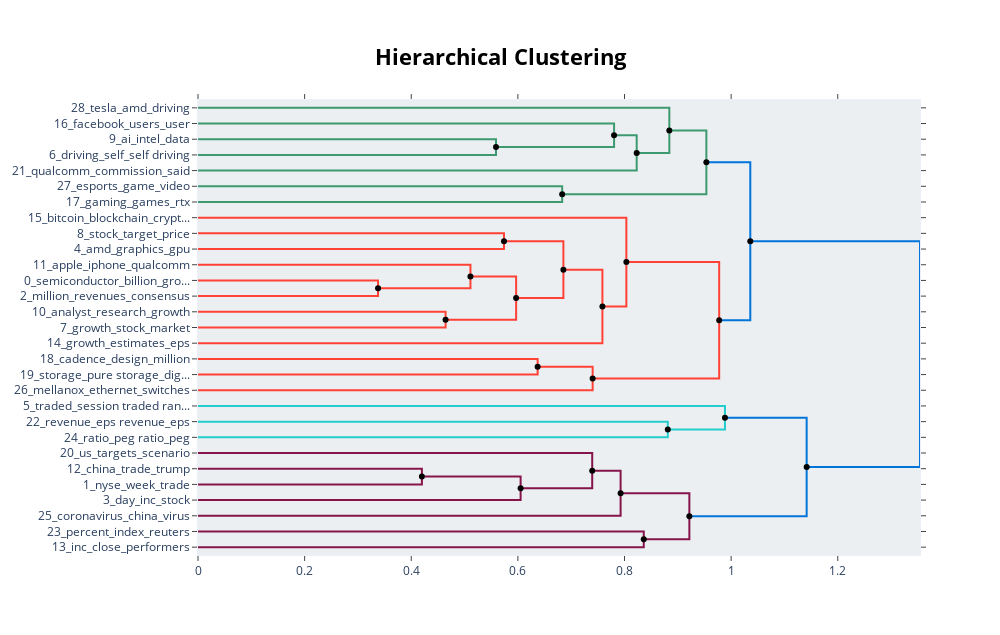

The notebook cell saved with this chart:
### Markdown cell above
We can see that the amount of topics has reduced from 45 to 29.

### Code cell
hierarchical_topics = default_topic_model.hierarchical_topics(df_news['content'])
default_topic_model.visualize_hierarchy(hierarchical_topics=hierarchical_topics)

### Figure 1 — Plotly figure (JSON) as saved in the notebook; plotly's stock layout.template omitted (floating-point values rounded to 4 significant figures)
{"data": [{"hoverinfo": "text", "marker": {"color": "rgb(61,153,112)"}, "mode": "lines", "text": ["ai_intel_data_technology_learning", "", "", "driving_self_self driving_autonomous_vehicles"], "type": "scatter", "x": [0, 0.559, 0.559, 0], "xaxis": "x", "y": [-25, -25, -35, -35], "yaxis": "y"}, {"hoverinfo": "text", "marker": {"color": "rgb(61,153,112)"}, "mode": "lines", "text": ["facebook_users_user_platform_ad", "", "", "driving_self_self driving_autonomous_ai"], "type": "scatter", "x": [0, 0.7804, 0.7804, 0.559], "xaxis": "x", "y": [-15, -15, -30, -30], "yaxis": "y"}, {"hoverinfo": "text", "marker": {"color": "rgb(61,153,112)"}, "mode": "lines", "text": ["driving_self_self driving_ai_autonomous", "", "", "qualcomm_commission_said_eu_antitrust"], "type": "scatter", "x": [0.7804, 0.8229, 0.8229, 0], "xaxis": "x", "y": [-22.5, -22.5, -45, -45], "yaxis": "y"}, {"hoverinfo": "text", "marker": {"color": "rgb(61,153,112)"}, "mode": "lines", "text": ["tesla_amd_driving_cnbc_chip", "", "", "driving_self_self driving_ai_autonomous"], "type": "scatter", "x": [0, 0.8841, 0.8841, 0.8229], "xaxis": "x", "y": [-5, -5, -33.75, -33.75], "yaxis": "y"}, {"hoverinfo": "text", "marker": {"color": "rgb(61,153,112)"}, "mode": "lines", "text": ["esports_game_video_gaming_video game", "", "", "gaming_games_rtx_game_ray"], "type": "scatter", "x": [0, 0.6831, 0.6831, 0], "xaxis": "x", "y": [-55, -55, -65, -65], "yaxis": "y"}, {"hoverinfo": "text", "marker": {"color": "rgb(61,153,112)"}, "mode": "lines", "text": ["driving_self_self driving_ai_autonomous", "", "", "gaming_games_game_video_rtx"], "type": "scatter", "x": [0.8841, 0.9536, 0.9536, 0.6831], "xaxis": "x", "y": [-19.38, -19.38, -60, -60], "yaxis": "y"}, {"hoverinfo": "text", "marker": {"color": "rgb(255,65,54)"}, "mode": "lines", "text": ["stock_target_price_price target_shares", "", "", "amd_graphics_gpu_radeon_market"], "type": "scatter", "x": [0, 0.5739, 0.5739, 0], "xaxis": "x", "y": [-85, -85, -95, -95], "yaxis": "y"}, {"hoverinfo": "text", "marker": {"color": "rgb(255,65,54)"}, "mode": "lines", "text": ["semiconductor_billion_growth_micron_industry", "", "", "million_revenues_consensus_growth_rank"], "type": "scatter", "x": [0, 0.3377, 0.3377, 0], "xaxis": "x", "y": [-115, -115, -125, -125], "yaxis": "y"}, {"hoverinfo": "text", "marker": {"color": "rgb(255,65,54)"}, "mode": "lines", "text": ["apple_iphone_qualcomm_billion_market", "", "", "million_revenues_billion_growth_rank"], "type": "scatter", "x": [0, 0.511, 0.511, 0.3377], "xaxis": "x", "y": [-105, -105, -120, -120], "yaxis": "y"}, {"hoverinfo": "text", "marker": {"color": "rgb(255,65,54)"}, "mode": "lines", "text": ["analyst_research_growth_investment_reports", "", "", "growth_stock_market_tech_investors"], "type": "scatter", "x": [0, 0.4644, 0.4644, 0], "xaxis": "x", "y": [-135, -135, -145, -145], "yaxis": "y"}, {"hoverinfo": "text", "marker": {"color": "rgb(255,65,54)"}, "mode": "lines", "text": ["million_revenues_billion_growth_rank", "", "", "growth_analyst_investment_market_research"], "type": "scatter", "x": [0.511, 0.5967, 0.5967, 0.4644], "xaxis": "x", "y": [-112.5, -112.5, -140, -140], "yaxis": "y"}, {"hoverinfo": "text", "marker": {"color": "rgb(255,65,54)"}, "mode": "lines", "text": ["amd_graphics_gpu_market_stock", "", "", "growth_billion_million_revenues_rank"], "type": "scatter", "x": [0.5739, 0.6854, 0.6854, 0.5967], "xaxis": "x", "y": [-90, -90, -126.2, -126.2], "yaxis": "y"}, {"hoverinfo": "text", "marker": {"color": "rgb(255,65,54)"}, "mode": "lines", "text": ["growth_billion_million_stock_market", "", "", "growth_estimates_eps_investment_research"], "type": "scatter", "x": [0.6854, 0.7585, 0.7585, 0], "xaxis": "x", "y": [-108.1, -108.1, -155, -155], "yaxis": "y"}, {"hoverinfo": "text", "marker": {"color": "rgb(255,65,54)"}, "mode": "lines", "text": ["bitcoin_blockchain_cryptocurrency_etf_digital", "", "", "growth_stock_billion_market_million"], "type": "scatter", "x": [0, 0.8035, 0.8035, 0.7585], "xaxis": "x", "y": [-75, -75, -131.6, -131.6], "yaxis": "y"}, {"hoverinfo": "text", "marker": {"color": "rgb(255,65,54)"}, "mode": "lines", "text": ["cadence_design_million_solutions_revenues", "", "", "storage_pure storage_digital_western_pure"], "type": "scatter", "x": [0, 0.6371, 0.6371, 0], "xaxis": "x", "y": [-165, -165, -175, -175], "yaxis": "y"}, {"hoverinfo": "text", "marker": {"color": "rgb(255,65,54)"}, "mode": "lines", "text": ["storage_million_cadence_digital_revenues", "", "", "mellanox_ethernet_switches_infiniband_storage"], "type": "scatter", "x": [0.6371, 0.7402, 0.7402, 0], "xaxis": "x", "y": [-170, -170, -185, -185], "yaxis": "y"}, {"hoverinfo": "text", "marker": {"color": "rgb(255,65,54)"}, "mode": "lines", "text": ["growth_stock_market_billion_million", "", "", "storage_million_cadence_digital_solutions"], "type": "scatter", "x": [0.8035, 0.9776, 0.9776, 0.7402], "xaxis": "x", "y": [-103.3, -103.3, -177.5, -177.5], "yaxis": "y"}, {"hoverinfo": "text", "marker": {"color": "rgb(0,116,217)"}, "mode": "lines", "text": ["driving_self_self driving_ai_autonomous", "", "", "growth_million_market_billion_stock"], "type": "scatter", "x": [0.9536, 1.036, 1.036, 0.9776], "xaxis": "x", "y": [-39.69, -39.69, -140.4, -140.4], "yaxis": "y"}, {"hoverinfo": "text", "marker": {"color": "rgb(35,205,205)"}, "mode": "lines", "text": ["revenue_eps revenue_eps_investing com_reported", "", "", "ratio_peg ratio_peg_rank_value"], "type": "scatter", "x": [0, 0.8812, 0.8812, 0], "xaxis": "x", "y": [-205, -205, -215, -215], "yaxis": "y"}, {"hoverinfo": "text", "marker": {"color": "rgb(35,205,205)"}, "mode": "lines", "text": ["traded_session traded range_highest lowest past_since start session_session traded", "", "", "revenue_ratio_eps revenue_eps_estimate"], "type": "scatter", "x": [0, 0.9884, 0.9884, 0.8812], "xaxis": "x", "y": [-195, -195, -210, -210], "yaxis": "y"}, {"hoverinfo": "text", "marker": {"color": "rgb(133,20,75)"}, "mode": "lines", "text": ["china_trade_trump_chinese_tariffs", "", "", "nyse_week_trade_fed_market"], "type": "scatter", "x": [0, 0.42, 0.42, 0], "xaxis": "x", "y": [-235, -235, -245, -245], "yaxis": "y"}, {"hoverinfo": "text", "marker": {"color": "rgb(133,20,75)"}, "mode": "lines", "text": ["trade_china_nyse_week_market", "", "", "day_inc_stock_nyse_resistance"], "type": "scatter", "x": [0.42, 0.6051, 0.6051, 0], "xaxis": "x", "y": [-240, -240, -255, -255], "yaxis": "y"}, {"hoverinfo": "text", "marker": {"color": "rgb(133,20,75)"}, "mode": "lines", "text": ["us_targets_scenario_oil_dollar", "", "", "nyse_trade_week_china_day"], "type": "scatter", "x": [0, 0.7394, 0.7394, 0.6051], "xaxis": "x", "y": [-225, -225, -247.5, -247.5], "yaxis": "y"}, {"hoverinfo": "text", "marker": {"color": "rgb(133,20,75)"}, "mode": "lines", "text": ["nyse_trade_week_china_day", "", "", "coronavirus_china_virus_cases_health"], "type": "scatter", "x": [0.7394, 0.7927, 0.7927, 0], "xaxis": "x", "y": [-236.2, -236.2, -265, -265], "yaxis": "y"}, {"hoverinfo": "text", "marker": {"color": "rgb(133,20,75)"}, "mode": "lines", "text": ["percent_index_reuters_rose percent_said", "", "", "inc_close_performers_nyse_rose"], "type": "scatter", "x": [0, 0.8361, 0.8361, 0], "xaxis": "x", "y": [-275, -275, -285, -285], "yaxis": "y"}, {"hoverinfo": "text", "marker": {"color": "rgb(133,20,75)"}, "mode": "lines", "text": ["nyse_week_trade_china_day", "", "", "inc_close_performers_rose_nyse"], "type": "scatter", "x": [0.7927, 0.9216, 0.9216, 0.8361], "xaxis": "x", "y": [-250.6, -250.6, -280, -280], "yaxis": "y"}, {"hoverinfo": "text", "marker": {"color": "rgb(0,116,217)"}, "mode": "lines", "text": ["traded_session traded_day stock traded_traded highest lowest_start session", "", "", "nyse_trade_inc_week_china"], "type": "scatter", "x": [0.9884, 1.142, 1.142, 0.9216], "xaxis": "x", "y": [-202.5, -202.5, -265.3, -265.3], "yaxis": "y"}, {"hoverinfo": "text", "marker": {"color": "rgb(0,116,217)"}, "mode": "lines", "text": ["growth_market_billion_million_also", "", "", "nyse_trade_inc_week_day"], "type": "scatter", "x": [1.036, 1.354, 1.354, 1.142], "xaxis": "x", "y": [-90.04, -90.04, -233.9, -233.9], "yaxis": "y"}, {"hoverinfo": "text", "hovertext": ["driving_self_self driving_ai_autonomous", "driving_self_self driving_ai_autonomous", "million_revenues_billion_growth_rank", "amd_graphics_gpu_market_stock", "growth_billion_million_stock_market", "storage_million_cadence_digital_revenues", "growth_stock_market_billion_million", "driving_self_self driving_ai_autonomous", "trade_china_nyse_week_market", "nyse_trade_week_china_day", "nyse_week_trade_china_day", "traded_session traded_day stock traded_traded highest lowest_start session", "growth_market_billion_million_also"], "marker": {"color": "black"}, "mode": "markers", "showlegend": false, "type": "scatter", "x": [0.7804, 0.8841, 0.511, 0.5739, 0.6854, 0.6371, 0.8035, 0.9536, 0.42, 0.7394, 0.7927, 0.9884, 1.036], "y": [-22.5, -19.38, -112.5, -90, -108.1, -170, -103.3, -39.69, -240, -236.2, -250.6, -202.5, -90.04]}, {"hoverinfo": "text", "hovertext": ["driving_self_self driving_autonomous_ai", "driving_self_self driving_ai_autonomous", "gaming_games_game_video_rtx", "million_revenues_billion_growth_rank", "growth_analyst_investment_market_research", "growth_billion_million_revenues_rank", "growth_stock_billion_market_million", "storage_million_cadence_digital_solutions", "growth_million_market_billion_stock", "revenue_ratio_eps revenue_eps_estimate", "nyse_trade_week_china_day", "inc_close_performers_rose_nyse", "nyse_trade_inc_week_china", "nyse_trade_inc_week_day"], "marker": {"color": "black"}, "mode": "markers", "showlegend": false, "type": "scatter", "x": [0.559, 0.8229, 0.6831, 0.3377, 0.4644, 0.5967, 0.7585, 0.7402, 0.9776, 0.8812, 0.6051, 0.8361, 0.9216, 1.142], "y": [-30, -33.75, -60, -120, -140, -126.2, -131.6, -177.5, -140.4, -210, -247.5, -280, -265.3, -233.9]}], "layout": {"autosize": false, "height": 635, "hoverlabel": {"bgcolor": "white", "font": {"family": "Rockwell", "size": 16}}, "hovermode": "closest", "plot_bgcolor": "#ECEFF1", "showlegend": false, "title": {"font": {"color": "Black", "size": 22}, "text": "<b>Hierarchical Clustering</b>", "x": 0.5, "xanchor": "center", "yanchor": "top"}, "width": 1000, "xaxis": {"mirror": "allticks", "rangemode": "tozero", "showgrid": false, "showline": true, "showticklabels": true, "ticks": "outside", "type": "linear", "zeroline": false}, "yaxis": {"mirror": "allticks", "range": [-290, 0], "rangemode": "tozero", "showgrid": false, "showline": true, "showticklabels": true, "tickmode": "array", "ticks": "outside", "ticktext": ["28_tesla_amd_driving", "16_facebook_users_user", "9_ai_intel_data", "6_driving_self_self driving", "21_qualcomm_commission_said", "27_esports_game_video", "17_gaming_games_rtx", "15_bitcoin_blockchain_crypt...", "8_stock_target_price", "4_amd_graphics_gpu", "11_apple_iphone_qualcomm", "0_semiconductor_billion_gro...", "2_million_revenues_consensus", "10_analyst_research_growth", "7_growth_stock_market", "14_growth_estimates_eps", "18_cadence_design_million", "19_storage_pure storage_dig...", "26_mellanox_ethernet_switches", "5_traded_session traded ran...", "22_revenue_eps revenue_eps", "24_ratio_peg ratio_peg", "20_us_targets_scenario", "12_china_trade_trump", "1_nyse_week_trade", "3_day_inc_stock", "25_coronavirus_china_virus", "23_percent_index_reuters", "13_inc_close_performers"], "tickvals": [-5, -15, -25, -35, -45, -55, -65, -75, -85, -95, -105, -115, -125, -135, -145, -155, -165, -175, -185, -195, -205, -215, -225, -235, -245, -255, -265, -275, -285], "type": "linear", "zeroline": false}}}
